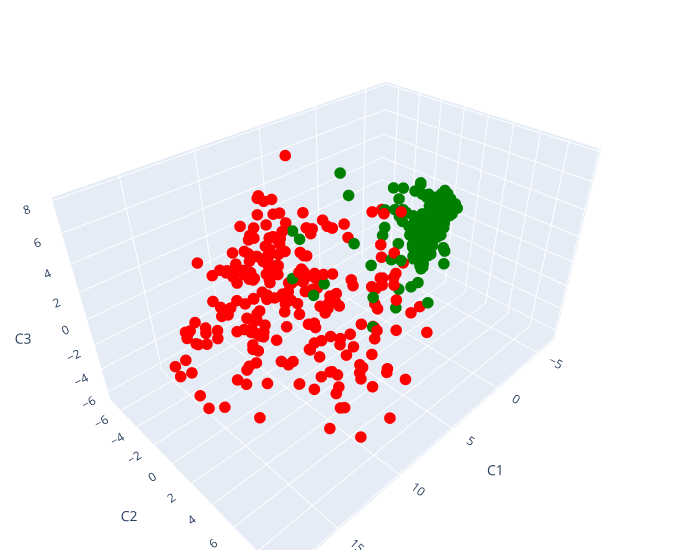

The notebook cell this image was saved under:
### Code cell
#sometimes it is hard to install this library, so there is not much need to run this cell. It just draws an interactive
#3D plot that helps strengthening the hypothesis
import chart_studio.plotly as py 
import plotly.graph_objs as go
from plotly.offline import download_plotlyjs, init_notebook_mode, plot, iplot

init_notebook_mode(connected=True)
fig = go.Figure(go.Scatter3d(
    x = pca_fitted3d[:,0],
    y = pca_fitted3d[:,1],
    z = pca_fitted3d[:,2],
    mode = 'markers',
    marker=dict(
        color=y_color,
        size=4)
))

fig.update_layout(scene = dict(
                    xaxis_title='C1',
                    yaxis_title='C2',
                    zaxis_title='C3'),
                    width=700,
                    margin=dict(r=20, b=10, l=10, t=10))

fig.show()

### Figure 1 — Plotly figure (JSON) as saved in the notebook; plotly's stock layout.template omitted (floating-point values rounded to 4 significant figures; data arrays with more than 128 entries replaced by an {"elided": "..."} marker saying what was removed)
{"data": [{"marker": {"color": {"elided": "699 str values"}, "size": 4}, "mode": "markers", "type": "scatter3d", "x": {"elided": "699 float values"}, "y": {"elided": "699 float values"}, "z": {"elided": "699 float values"}}], "layout": {"margin": {"b": 10, "l": 10, "r": 20, "t": 10}, "scene": {"xaxis": {"title": {"text": "C1"}}, "yaxis": {"title": {"text": "C2"}}, "zaxis": {"title": {"text": "C3"}}}, "width": 700}}
